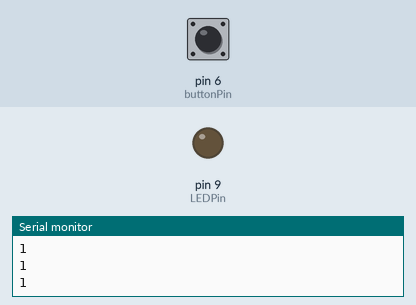
Recording of a sketch running on a simulated Arduino Uno, built with avr-gcc and run on an emulated ATmega328P. Shown: output pins drawn as LEDs (lit = HIGH), the last lines printed to the serial monitor. The test bench sets the inputs (shaded band); at power-on: pin 6 (buttonPin) HIGH.

Above: at 1.2 s.
1.3 s: pin 6 (buttonPin) pulled LOW for 1 s
At 1.77 s:
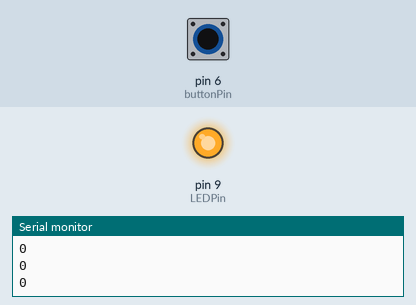
4.3 s: pin 6 (buttonPin) pulled LOW for 3.2 s
At 8.4 s:
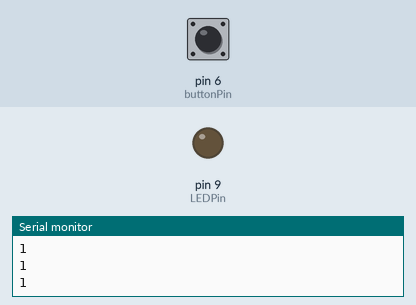
Timing chart, 0 to 9.9 s (numbered marks = the images above; inputs shaded):
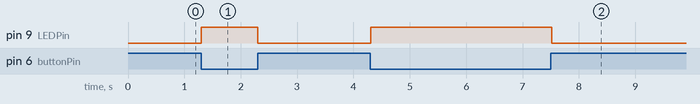

The sketch:

introToPushButtons.ino
```cpp
int buttonPin=6;
int LEDPin=9;
int buttonState;

void setup() {
  // put your setup code here, to run once:
  Serial.begin(9600);
  pinMode(buttonPin,INPUT);
  pinMode(LEDPin,OUTPUT);

}

void loop() {
  // put your main code here, to run repeatedly:
  buttonState=digitalRead(buttonPin);
  Serial.println(buttonState);

  if (buttonState==0){
    digitalWrite(LEDPin,HIGH);
  }
  delay(50);
  digitalWrite(LEDPin,LOW);


}
```

Measured:
- after the input at 1.3 s, pin 9 (LEDPin): LOW → HIGH at once, → LOW 1.0 s later
- after the input at 4.3 s, pin 9 (LEDPin): LOW → HIGH at once, → LOW 3.2 s later
